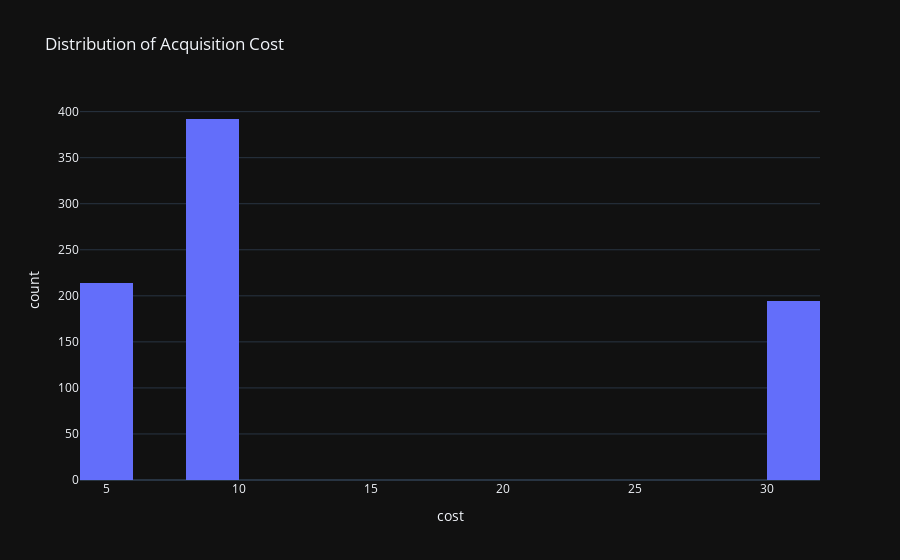

Source (notebook cell):
### Code cell
fig = px.histogram(data , x = 'cost', nbins = 20, title = 'Distribution of Acquisition Cost')
fig.show()

### Figure 1 — Plotly figure (JSON) as saved in the notebook; plotly's stock layout.template omitted (floating-point values rounded to 4 significant figures; data arrays with more than 128 entries replaced by an {"elided": "..."} marker saying what was removed)
{"data": [{"alignmentgroup": "True", "bingroup": "x", "hovertemplate": "cost=%{x}<br>count=%{y}<extra></extra>", "legendgroup": "", "marker": {"color": "#636efa", "pattern": {"shape": ""}}, "name": "", "nbinsx": 20, "offsetgroup": "", "orientation": "v", "showlegend": false, "type": "histogram", "x": {"elided": "800 float values"}, "xaxis": "x", "yaxis": "y"}], "layout": {"autosize": true, "barmode": "relative", "legend": {"tracegroupgap": 0}, "title": {"text": "Distribution of Acquisition Cost"}, "xaxis": {"anchor": "y", "autorange": true, "domain": [0, 1], "range": [4, 32], "title": {"text": "cost"}, "type": "linear"}, "yaxis": {"anchor": "x", "autorange": true, "domain": [0, 1], "range": [0, 412.6], "title": {"text": "count"}}}}
